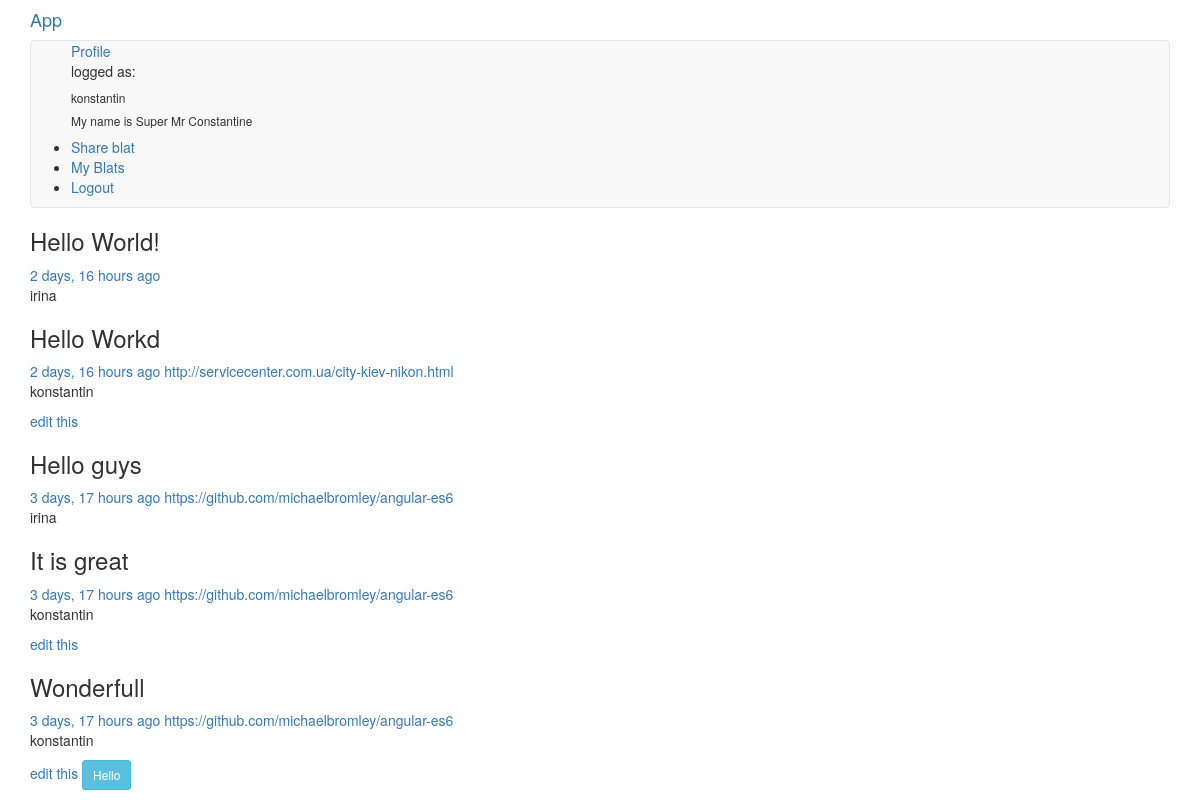
The app's page / (signed in) with its own data.
### blat/models.py (models this page shows, shortened)
class Profile(models.Model):
    user = models.OneToOneField(User)
    bio = models.TextField(blank=True)
    blog = models.URLField(blank=True)

class Blat(models.Model):
    text = models.TextField()
    created_on = models.DateTimeField(auto_now_add=True)
    via = models.URLField(blank=True)
    created_by = models.ForeignKey(User)

### blat/views.py (the view)
# urls.py: url(r'^$', views.IndexView.as_view(), name='homepage'),
class IndexView(generic.ListView):
    template_name = 'blat/blat.html'
    context_object_name = 'blat_list'
    def get_queryset(self):
        return Blat.objects.order_by('-created_on')[:100]

### blat/templates/blat/blat.html
{% extends 'blat/head.html' %}
{% load humanize %}
{% block content %}
    {% if blat_list %}
    {% for blat in blat_list %}
        <h3>{{ blat.text }}</h3>
        <a href="{{ blat.id }}">{{ blat.created_on|naturaltime }}</a>
        <a href="{{ blat.via }}">{{ blat.via }}</a>
        <p>{{ blat.created_by }}</p>
        {% if blat.created_by == user %}
            <a href="{% url 'editblat' pk=blat.id %}">edit this</a>
        {% endif %}
    {%  endfor %}
{% else %}
(((
{% endif %}
    <button onclick="helloWorld('WTF?')" class="btn btn-sm btn-info">Hello</button>
{% endblock %}

### blat/templates/blat/head.html (shortened to what this page needs)
{% load staticfiles %}
<!DOCTYPE html>
<html lang="en">
<head>
    <link rel="stylesheet" href="{% static 'blat/bower_components/bootstrap/dist/css/bootstrap.min.css' %}">
</head>
<body class="container">
<h4><a href="{% url 'homepage' %}">App</a></h4>
<nav class="navbar navbar-default">
    <ul>
    {% if user.profile.blog %}
        <a href="{{ user.profile.blog }}">Profile</a>
    {% endif %}
        {% if user.is_authenticated %}
            <p>logged as:</p><h6>{{ user }}</h6>
            <h6>{{ user.profile.bio }}</h6>
            <li><a href="{% url 'newblat' %}">Share blat</a></li>
            <li><a href="{% url 'myview' %}">My Blats</a></li>
            <li><a href="{% url 'logout' %}?next=/">Logout</a></li>
        {% else %}
            <li><a href="/login/?next=/">Log in</a></li>
        {% endif %}
    </ul>
</nav>
<section>
    {% block content %}{% endblock %}
</section>
</body>
</html>

### records on screen
Blat: text "Hello World!", created_on "2 days, 16 hours ago", created_by "irina"
Blat: text "Hello Workd", created_on "2 days, 16 hours ago", via "http://servicecenter.com.ua/city-kiev-nikon.html", created_by "konstantin", shows "edit this"
Blat: text "Hello guys", created_on "3 days, 17 hours ago", via "https://github.com/michaelbromley/angular-es6", created_by "irina"
Blat: text "It is great", created_on "3 days, 17 hours ago", via "https://github.com/michaelbromley/angular-es6", created_by "konstantin", shows "edit this"
Blat: text "Wonderfull", created_on "3 days, 17 hours ago", via "https://github.com/michaelbromley/angular-es6", created_by "konstantin", shows "edit this"

### other values on screen
{{ user }} "konstantin"
{{ user.profile.bio }} "My name is Super Mr Constantine"
